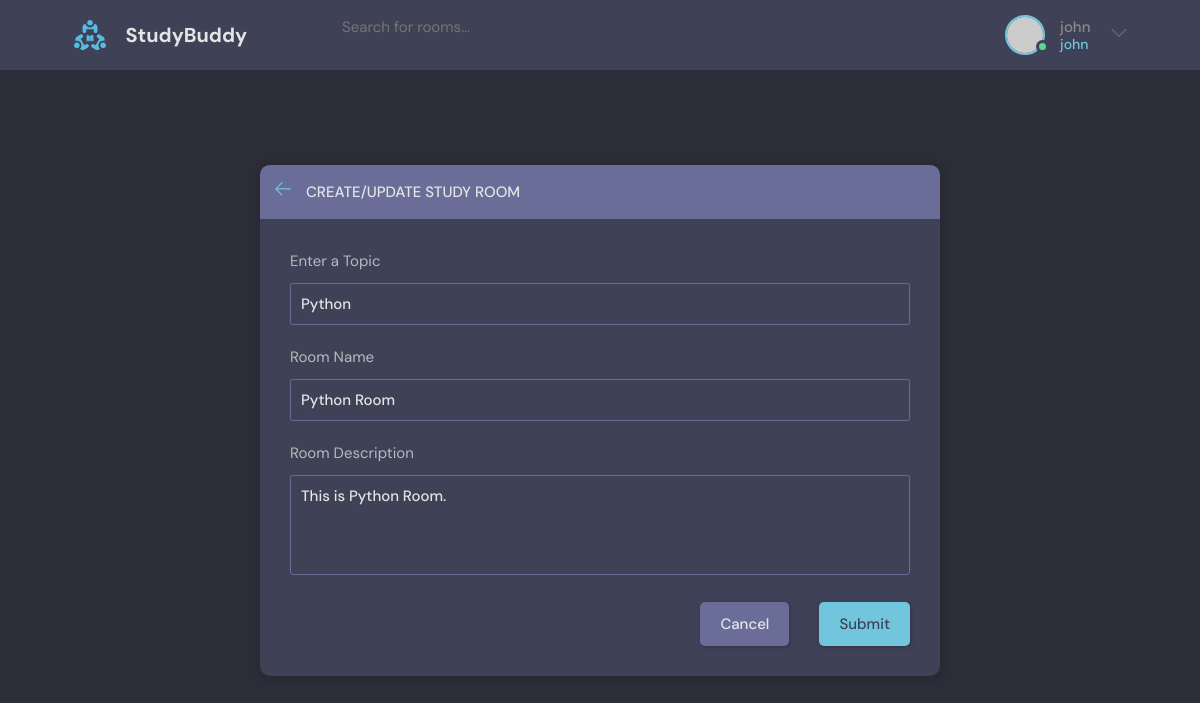
The app's page /update-room/1/ (signed in) with its own data.
### base/models.py (models this page shows, shortened)
class Room(models.Model):
    host = models.ForeignKey(User, on_delete=models.SET_NULL, null=True)
    topic = models.ForeignKey(Topic, on_delete=models.SET_NULL, null=True)
    name = models.CharField(max_length=75)
    participants = models.ManyToManyField(User, related_name='participants', blank=True)
    description = models.TextField(null=True, blank=True)
    updated = models.DateTimeField(auto_now=True)
    created = models.DateTimeField(auto_now_add=True)
    class Meta:
        ordering = ['-updated', '-created']

class Topic(models.Model):
    name = models.CharField(max_length=50)

### base/views.py (the view, shortened to what this page needs)
# urls.py: path('update-room/<str:pk>/',views.updateRoom, name='update-room'),
@login_required(login_url='login')
def updateRoom(request, pk):
    room = Room.objects.get(id=pk)
    form = RoomForm(instance=room)
    topics=Topic.objects.all
    if request.user != room.host:
        return HttpResponse('403 Forbidden')
    context = {'form':form,'topics':topics,'room':room}
    return render(request, 'base/room_form.html', context)

### base/forms.py
class RoomForm(ModelForm):
    class Meta:
        model = Room
        fields = '__all__'
        exclude = ['participants','host']

### base/templates/base/room_form.html (shortened to what this page needs)
{% extends 'main.html' %}
{% block content %}
  <main class="create-room layout">
    <div class="container">
      <div class="layout__box">
        <div class="layout__boxHeader">
          <div class="layout__boxTitle">
            <a href="index.html">
              <svg version="1.1" xmlns="http://www.w3.org/2000/svg" width="32" height="32" viewBox="0 0 32 32">
                <title>arrow-left</title>
                <path
                  d="M13.723 2.286l-13.723 13.714 13.719 13.714 1.616-1.611-10.96-10.96h27.625v-2.286h-27.625l10.965-10.965-1.616-1.607z">
                </path>
              </svg>
            </a>
            <h3>Create/Update Study Room</h3>
          </div>
        </div>
        <div class="layout__body">
          <form class="form" action="" method="POST">
            <div class="form__group">
              <label for="room_topic">Enter a Topic</label>
              <input required type="text" value="{{room.topic.name}}" name="topic" list="topic-list" />
            </div>
            <div class="form__group">
              <label for="room_name">Room Name</label>
              {{form.name}}
            </div>
            <div class="form__group">
              <label for="room_description">Room Description</label>
              {{form.description}}
            </div>
            <div class="form__action">
              <a class="btn btn--dark" href="index.html">Cancel</a>
              <button class="btn btn--main" type="submit">Submit</button>
            </div>
          </form>
        </div>
      </div>
    </div>
  </main>
  {% endblock content %}

### templates/navbar.html (shortened to what this page needs)
{% load static %}
<header class="header header--loggedIn">
    <div class="container">
      <a href="{% url 'home' %}" class="header__logo">
        <img src="{% static 'images/logo.svg' %}" />
        <h1>StudyBuddy</h1>
      </a>
      <form class="header__search" method="GET" action="{% url 'home' %}>
        <label>
          <svg version="1.1" xmlns="http://www.w3.org/2000/svg" width="32" height="32" viewBox="0 0 32 32">
          <input name="q" placeholder="Search for rooms..." />
      </form>
      <nav class="header__menu">
        {% if request.user.is_authenticated %}
        <div class="header__user">
          <a href="profile.html">
            <div class="avatar avatar--medium active">
              <img src="https://randomuser.me/api/portraits/men/37.jpg" />
            </div>
            <p>{{ request.user.username }}<span>{{ request.user.username }}</span></p>
          </a>
          <button class="dropdown-button">
            <svg version="1.1" xmlns="http://www.w3.org/2000/svg" width="32" height="32" viewBox="0 0 32 32">
              <title>chevron-down</title>
              <path d="M16 21l-13-13h-3l16 16 16-16h-3l-13 13z"></path>
            </svg>
          </button>
        </div>
        {% else %}
        <a href="{% url 'login' %}">
          <img src="{% static 'images/avatar.svg' %}" />
          <p>Login</p>
        </a>
        {% endif %}
      </nav>
    </div>
  </header>

### static/styles/style.css (style rules this page uses)
:root { --color-main: #71c6dd; --color-main-light: #e1f6fb; --color-dark: #3f4156; --color-dark-medium: #51546e; --color-dark-light: #696d97; --color-light: #e5e5e5; --color-gray: #8b8b8b; --color-light-gray: #b2bdbd; --color-bg: #2d2d39; --color-success: #5dd693; --color-error: #fc4b0b; }
* { font-family: "DM Sans", -apple-system, BlinkMacSystemFont, "Segoe UI", Roboto, Oxygen, Ubuntu, Cantarell, "Open Sans", "Helvetica Neue", sans-serif; margin: 0; padding: 0; box-sizing: border-box; text-rendering: optimizeLegibility; font-size: inherit; }
html { font-size: 56.25%; }
@media only screen and (min-width: 1200px) { html { font-size: 62.5%; } }
body { line-height: 1.6; font-weight: 400; font-size: 1.5rem; color: var(--color-light-gray); background-color: var(--color-bg); min-height: 100vh; }
img { width: 100%; }
a { display: inline-block; color: var(--color-main); text-decoration: none; }
.container { max-width: 120rem; width: 90%; margin: auto; }
.btn { background-color: transparent; border: none; display: inline-flex; align-items: center; gap: 1rem; cursor: pointer; transition: all ease-in-out 0.3s; padding: 1rem 2rem; border-radius: 5px; box-shadow: 1px 1px 3px 1px rgba(0, 0, 0, 0.15); font-weight: 500; }
.btn--main { background-color: var(--color-main); color: var(--color-dark); }
.btn--dark { background-color: var(--color-dark-light); color: var(--color-light); }
.avatar { position: relative; display: inline-block; border-radius: 50%; border: 2px solid var(--color-main); }
.avatar img { display: block; border-radius: 50%; object-fit: cover; object-position: center; }
.avatar::after { content: ""; display: block; position: absolute; background-color: var(--color-gray); z-index: 111; border-radius: 50%; border: 0.3rem solid var(--color-dark); }
.avatar.active::after { background-color: var(--color-success); }
.avatar.avatar--medium img { width: 3.6rem; height: 3.6rem; border-radius: 50%; }
.avatar.avatar--medium:after { width: 0.7rem; height: 0.7rem; bottom: 0px; right: -6px; }
.header { padding: 1.5rem; background-color: var(--color-dark); }
.header > .container { display: flex; gap: 9.5rem; }
.header__logo, .header__user { display: flex; gap: 2rem; align-items: center; }
.header__logo > img { height: 3.2rem; width: 3.2rem; }
.header__logo > h1 { font-weight: 700; font-size: 2rem; color: var(--color-light); }
.header__search input { width: 30rem; background: transparent; border: none; outline: none; color: var(--color-light); }
.header__menu { margin-left: auto; position: relative; }
.header__menu a { display: flex; gap: 1.5rem; align-items: center; font-weight: 500; text-decoration: none; color: var(--color-gray); }
.header__menu img { height: 3.6rem; }
.header__menu p { line-height: 1.2; }
.header__menu span { color: var(--color-main); font-weight: 500; font-size: 1.4rem; display: block; }
.header__menu svg { width: 1.6rem; height: 1.6rem; fill: var(--color-dark-light); }
.dropdown-button { background: transparent; border: 0; outline: 0; cursor: pointer; }
.layout { margin-top: 2.4rem; }
.layout > .container { display: flex; justify-content: space-between; align-items: flex-start; }
.layout__box { width: 90%; max-width: 48rem; min-height: 40rem; position: absolute; top: 50%; left: 50%; transform: translate(-50%, -46%); background-color: var(--color-dark); border-radius: 1rem; box-shadow: 1px 1px 6px 3px rgba(0, 0, 0, 0.1); overflow: hidden; }
.layout__boxHeader { display: flex; padding: 1.5rem; background-color: var(--color-dark-light); }
.layout__boxTitle { display: flex; gap: 1.5rem; align-items: center; }
.layout__boxTitle h3 { text-transform: uppercase; font-weight: 500; color: var(--color-light); }
.layout__boxTitle svg { width: 1.6rem; height: 1.6rem; fill: var(--color-main); }
.layout__body { margin: 3rem; }
.form__group { margin-bottom: 2rem; width: 100%; }
.form__group label { display: block; font-size: 1.5rem; margin-bottom: 1rem; }
.form__group input, .form__group textarea, .form__group select { background: transparent; border: 1px solid var(--color-dark-light); padding: 1rem; border-radius: 3px; width: 100%; color: var(--color-light); font-weight: 500; outline: none; }
.form__group textarea { background: transparent; height: 10rem; resize: none; }
.form__action { display: flex; justify-content: flex-end; gap: 3rem; }
.create-room.layout .layout__box { max-width: 68rem; }

### records on screen
Room: topic "Python", name "Python Room", description "This is Python Room."

### other values on screen
{{ request.user.username }} "john"
